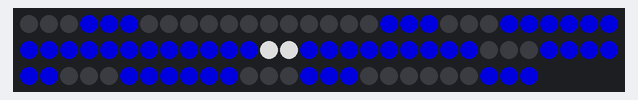
A sketch run on a simulated ESP8266 (NodeMCU). Shown: 86 RGB LEDs in strip order, left to right, continuing on the next row. Dim RGB values are drawn brighter than linear; WiFi joins after 1.5 s; servers stay silent unless stated; network time is answered at once with the bench clock; the local clock reads 2024-03-15 10:24:30 at power-on unless the sketch sets it; what the sketch prints to the serial monitor is not drawn.

Above: at 2.1 s.

The sketch:

without_homekit.ino
```cpp
#include <Adafruit_NeoPixel.h>
#include <NTPClient.h>
#include <ESP8266WiFi.h>
#include <WiFiUdp.h>
#include <Adafruit_GFX.h>

#define PIN D2
#define NUMPIXELS 86
int valeurLuminosite, pourcentageLuminosite, heures, minutes, chiffre1, chiffre2, chiffre3, chiffre4, lastMinute;

Adafruit_NeoPixel strip = Adafruit_NeoPixel(NUMPIXELS, PIN, NEO_GRB + NEO_KHZ800);


const char *ssid = "Livebox-E8B2";
const char *password = "QoDXChmz4zXSiuKwkU";


WiFiUDP ntpUDP;
NTPClient timeClient(ntpUDP, "pool.ntp.org");

void setup() {
  Serial.begin(9600);


  WiFi.begin(ssid, password);
  while (WiFi.status() != WL_CONNECTED) {
    delay(1000);
    Serial.println("Connexion au WiFi...");
  }
  Serial.println("Connecté au WiFi");


  strip.begin();
  strip.show();


  timeClient.begin();
  timeClient.setTimeOffset(3600);
}

void loop() {

  timeClient.update();

  heures = timeClient.getHours();
  minutes = timeClient.getMinutes();
  lastMinute = chiffre4;
  chiffre1 = heures / 10;
  chiffre2 = heures % 10;

  chiffre3 = minutes / 10;
  chiffre4 = minutes % 10;

  pourcentageLuminosite = 60;
  valeurLuminosite = map(pourcentageLuminosite, 0, 100, 0, 255);
  strip.setBrightness(valeurLuminosite);

  if(lastMinute != chiffre4)
  {
    strip.clear();
  }


  for (int i = 42; i < 44; i++) {
    strip.setPixelColor(i, strip.Color(255, 255, 255));
  }

  choix(1, chiffre1);
  choix(2, chiffre2);
  choix(3, chiffre3);
  choix(4, chiffre4);

  strip.show();

  delay(1000);
}

void choix(int section, int number) {
  int x;

  switch (section) {
    case 1:
      x = 0;
    break;

    case 2:
      x = 21;
    break;

    case 3:
      x = 44;
    break;

    case 4:
      x = 65;
    break;
  }

  switch (number) {
    case 0:
      zero(x);
    break;

    case 1:
      un(x);
    break;

    case 2:
      deux(x);
    break;

    case 3:
      trois(x);
    break;

    case 4:
      quatre(x);
    break;

    case 5:
      cinque(x);
    break;

    case 6:
      six(x);
    break;

    case 7:
      sept(x);
    break;

    case 8:
      huit(x);
    break;

    case 9:
      neuf(x);
    break;
  }
}

void zero(int x)
{
  for (int i = x+3; i < x+21; i++)
  {
    strip.setPixelColor(i, strip.Color(0, 0, 255));
  }
  strip.show();
}


void un(int x)
{
  for (int i = x; i < x+21; i++)
  {
    if( ((i >= x+3) && (i < x+6)) || ((i >= x+18) && (i < x+21)) )
    {
      strip.setPixelColor(i, strip.Color(0, 0, 255));
    }
  }
  strip.show();
}


void deux(int x)
{
  for (int i = x; i < x+21; i++)
  {
    if( ((i >= x+0) && (i < x+9)) || ((i >= x+12) && (i < x+18)) )
    {
      strip.setPixelColor(i, strip.Color(0, 0, 255));
    }
  }
  strip.show();
}


void trois(int x)
{
  for (int i = x; i < x+21; i++)
  {
    if( ((i >= x+0) && (i < x+9)) || ((i >= x+15) && (i < x+21)) )
    {
      strip.setPixelColor(i, strip.Color(0, 0, 255));
    }
  }
  strip.show();
}


void quatre(int x)
{
  for (int i = x; i < x+21; i++)
  {
    if( ((i >= x+0) && (i < x+6)) || ((i >= x+9) && (i < x+12)) || ( (i >= x+18) && (i < x+21) ))
    {
      strip.setPixelColor(i, strip.Color(0, 0, 255));
    }
  }
  strip.show();
}


void cinque(int x)
{
  for (int i = x; i < x+21; i++)
  {
    if( ((i >= x+0) && (i < x+3)) || ((i >= x+6) && (i < x+12)) || ( (i >= x+15) && (i < x+21) ))
    {
      strip.setPixelColor(i, strip.Color(0, 0, 255));
    }
  }
  strip.show();
}


void six(int x)
{
  for (int i = x; i < x+21; i++)
  {
    if( ((i >= x+0) && (i < x+3)) || ((i >= x+6) && (i < x+12)) || ( (i >= x+12) && (i < x+21) ))
    {
      strip.setPixelColor(i, strip.Color(0, 0, 255));
    }
  }
  strip.show();
}


void sept(int x)
{
  for (int i = x; i < x+21; i++)
  {
    if( ((i >= x+3) && (i < x+9)) || ((i >= x+18) && (i < x+21)) )
    {
      strip.setPixelColor(i, strip.Color(0, 0, 255));
    }
  }
  strip.show();
}


void huit(int x)
{
  for (int i = x; i < x+21; i++)
  {
    strip.setPixelColor(i, strip.Color(0, 0, 255));
  }
  strip.show();
}


void neuf(int x)
{
  for (int i = x; i < x+21; i++)
  {
    if( ((i >= x) && (i < x+12)) || ((i >= x+15) && (i < x+21)) )
    {
      strip.setPixelColor(i, strip.Color(0, 0, 255));
    }
  }
  strip.show();
}
```
